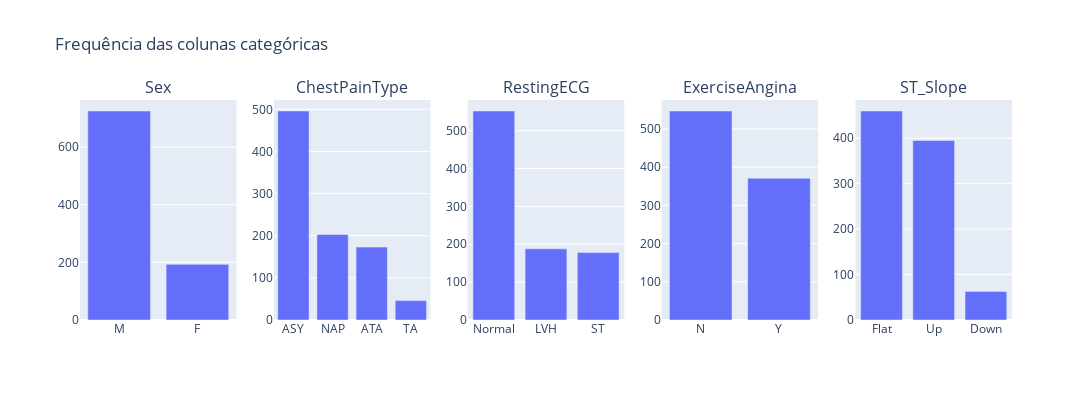

Notebook code cell kept with this figure:
### Code cell
import pandas as pd
import plotly.express as px
from plotly.subplots import make_subplots

# Assuming 'df' is your pandas DataFrame

# Step 1: Identify categorical columns
categorical_columns = df.select_dtypes(include=['object', 'category']).columns

# Step 2: Create subplots with one row and multiple columns
num_columns = len(categorical_columns)
fig = make_subplots(rows=1, cols=num_columns, subplot_titles=categorical_columns)

# Step 3: Plot count plot for each categorical column
for i, column in enumerate(categorical_columns):
    counts = df[column].value_counts()
    subplot = px.bar(x=counts.index, y=counts.values)
    fig.add_trace(subplot.data[0], row=1, col=i+1)

# Step 4: Update layout for the overall figure
fig.update_layout(title_text="Frequência das colunas categóricas", height=400, width=num_columns*400)
fig.update_layout(showlegend=False)
fig.update_layout(width=1200, height=400)
# Step 5: Show the figure
fig.show()

### Figure 1 — Plotly figure (JSON) as saved in the notebook; plotly's stock layout.template omitted (floating-point values rounded to 4 significant figures)
{"data": [{"alignmentgroup": "True", "hovertemplate": "x=%{x}<br>y=%{y}<extra></extra>", "legendgroup": "", "marker": {"color": "#636efa", "pattern": {"shape": ""}}, "name": "", "offsetgroup": "", "orientation": "v", "showlegend": false, "textposition": "auto", "type": "bar", "x": ["M", "F"], "xaxis": "x", "y": [725, 193], "yaxis": "y"}, {"alignmentgroup": "True", "hovertemplate": "x=%{x}<br>y=%{y}<extra></extra>", "legendgroup": "", "marker": {"color": "#636efa", "pattern": {"shape": ""}}, "name": "", "offsetgroup": "", "orientation": "v", "showlegend": false, "textposition": "auto", "type": "bar", "x": ["ASY", "NAP", "ATA", "TA"], "xaxis": "x2", "y": [496, 203, 173, 46], "yaxis": "y2"}, {"alignmentgroup": "True", "hovertemplate": "x=%{x}<br>y=%{y}<extra></extra>", "legendgroup": "", "marker": {"color": "#636efa", "pattern": {"shape": ""}}, "name": "", "offsetgroup": "", "orientation": "v", "showlegend": false, "textposition": "auto", "type": "bar", "x": ["Normal", "LVH", "ST"], "xaxis": "x3", "y": [552, 188, 178], "yaxis": "y3"}, {"alignmentgroup": "True", "hovertemplate": "x=%{x}<br>y=%{y}<extra></extra>", "legendgroup": "", "marker": {"color": "#636efa", "pattern": {"shape": ""}}, "name": "", "offsetgroup": "", "orientation": "v", "showlegend": false, "textposition": "auto", "type": "bar", "x": ["N", "Y"], "xaxis": "x4", "y": [547, 371], "yaxis": "y4"}, {"alignmentgroup": "True", "hovertemplate": "x=%{x}<br>y=%{y}<extra></extra>", "legendgroup": "", "marker": {"color": "#636efa", "pattern": {"shape": ""}}, "name": "", "offsetgroup": "", "orientation": "v", "showlegend": false, "textposition": "auto", "type": "bar", "x": ["Flat", "Up", "Down"], "xaxis": "x5", "y": [460, 395, 63], "yaxis": "y5"}], "layout": {"annotations": [{"font": {"size": 16}, "showarrow": false, "text": "Sex", "x": 0.084, "xanchor": "center", "xref": "paper", "y": 1, "yanchor": "bottom", "yref": "paper"}, {"font": {"size": 16}, "showarrow": false, "text": "ChestPainType", "x": 0.292, "xanchor": "center", "xref": "paper", "y": 1, "yanchor": "bottom", "yref": "paper"}, {"font": {"size": 16}, "showarrow": false, "text": "RestingECG", "x": 0.5, "xanchor": "center", "xref": "paper", "y": 1, "yanchor": "bottom", "yref": "paper"}, {"font": {"size": 16}, "showarrow": false, "text": "ExerciseAngina", "x": 0.708, "xanchor": "center", "xref": "paper", "y": 1, "yanchor": "bottom", "yref": "paper"}, {"font": {"size": 16}, "showarrow": false, "text": "ST_Slope", "x": 0.916, "xanchor": "center", "xref": "paper", "y": 1, "yanchor": "bottom", "yref": "paper"}], "height": 400, "showlegend": false, "title": {"text": "Frequência das colunas categóricas"}, "width": 1200, "xaxis": {"anchor": "y", "domain": [0, 0.168]}, "xaxis2": {"anchor": "y2", "domain": [0.208, 0.376]}, "xaxis3": {"anchor": "y3", "domain": [0.416, 0.584]}, "xaxis4": {"anchor": "y4", "domain": [0.624, 0.792]}, "xaxis5": {"anchor": "y5", "domain": [0.832, 1]}, "yaxis": {"anchor": "x", "domain": [0, 1]}, "yaxis2": {"anchor": "x2", "domain": [0, 1]}, "yaxis3": {"anchor": "x3", "domain": [0, 1]}, "yaxis4": {"anchor": "x4", "domain": [0, 1]}, "yaxis5": {"anchor": "x5", "domain": [0, 1]}}}
